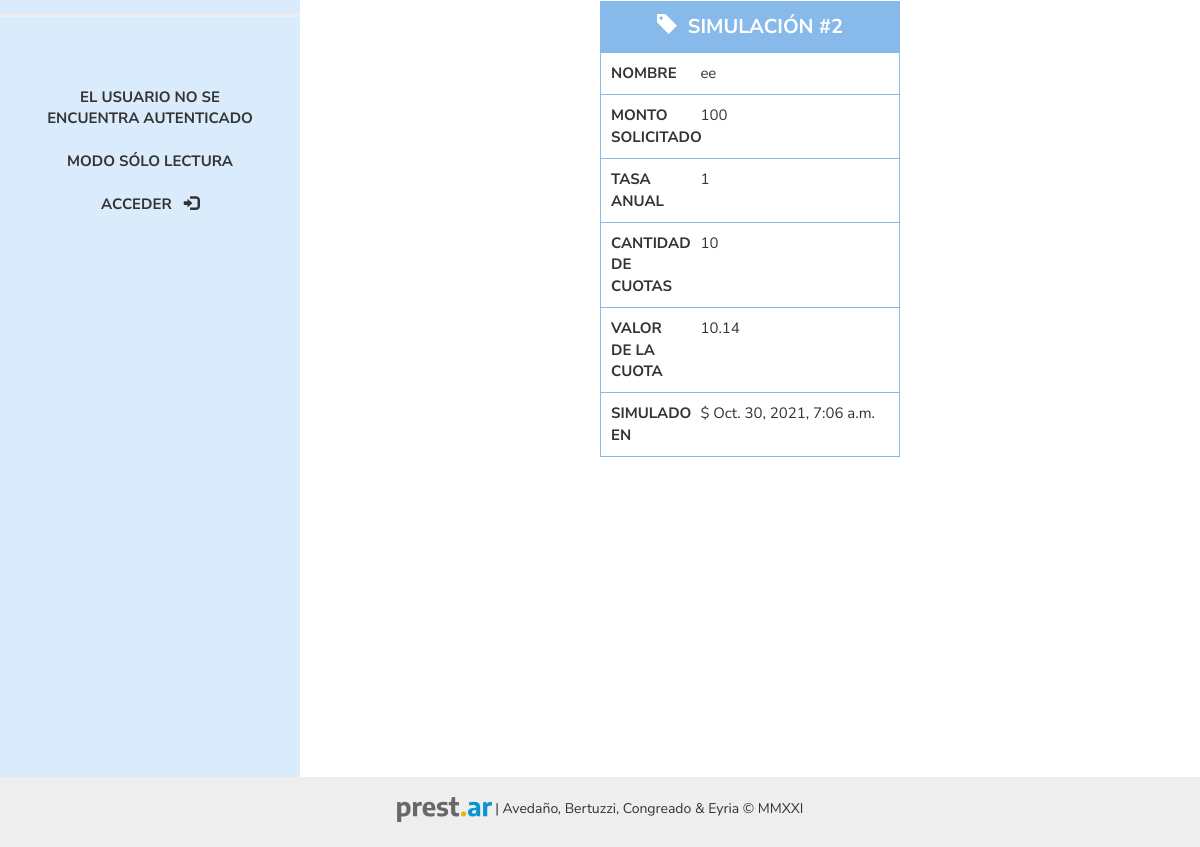
The app's page /simulador/list/ (lower part), older data.
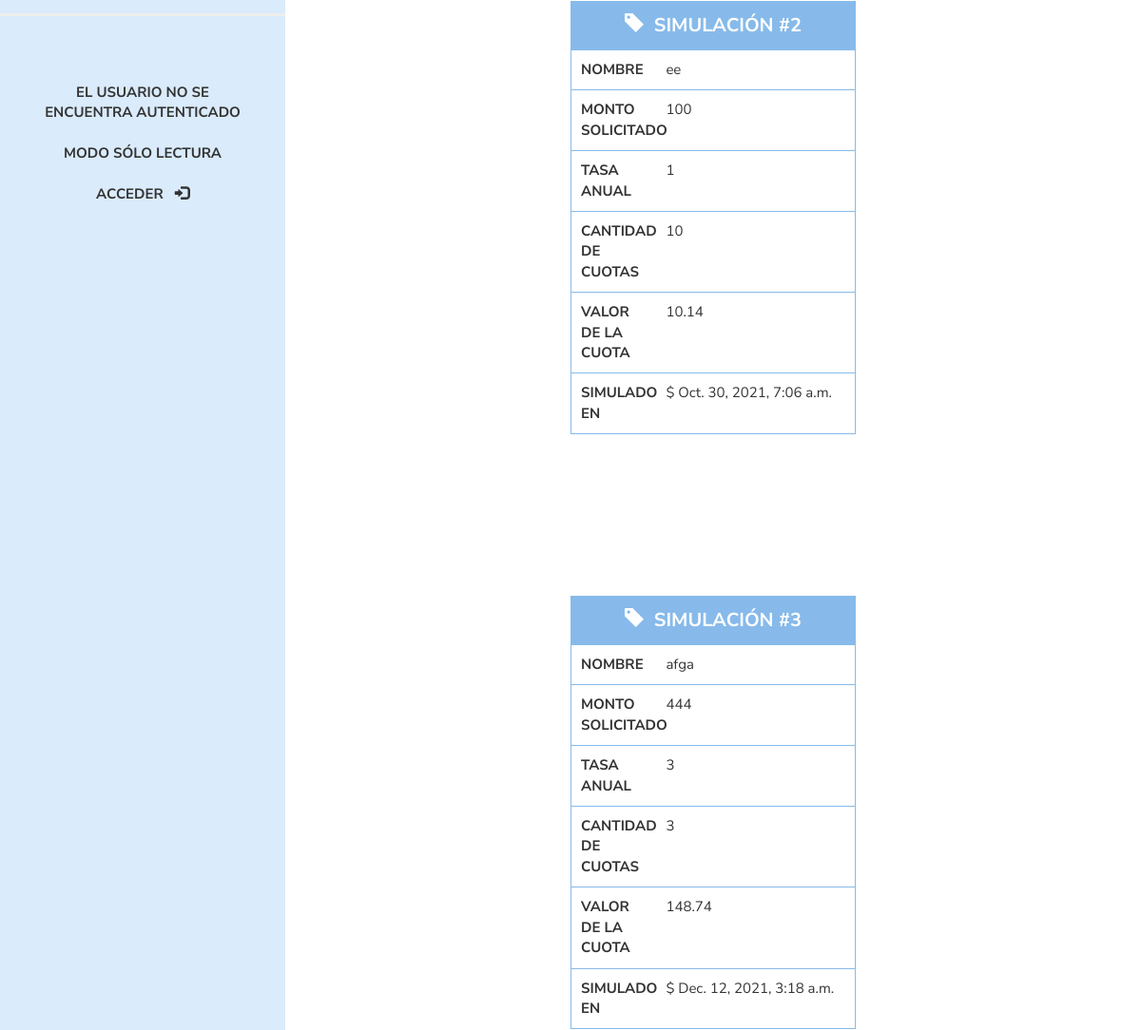
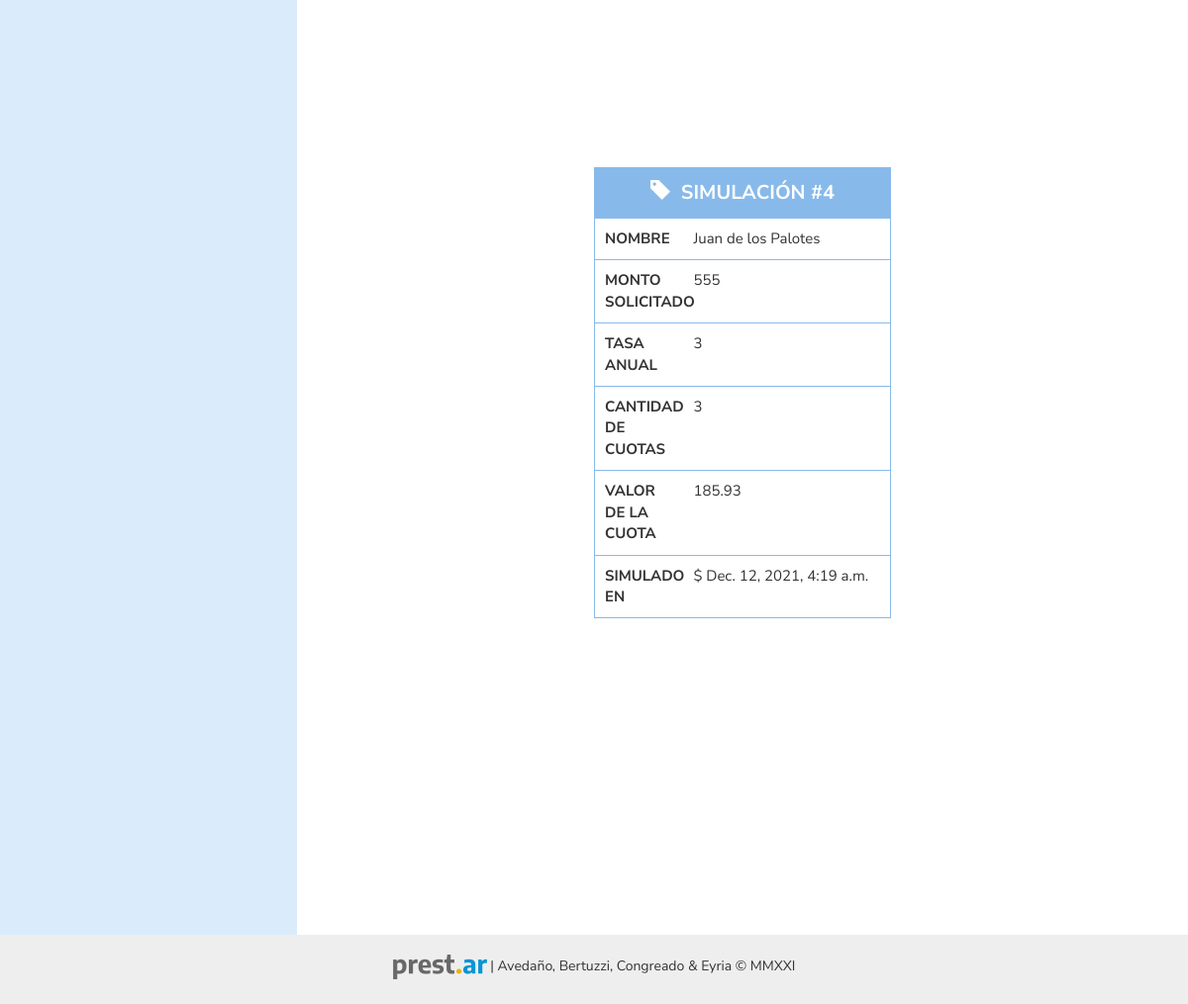
The same page, newer data (2 pictures, top to bottom).
### prestamos/models.py (models this page shows, shortened)
class Simulacion(models.Model):
    author = models.ForeignKey(
        settings.AUTH_USER_MODEL, on_delete=models.CASCADE, null=True, blank=True)
    nom_ape = models.CharField(max_length=200)
    monto = models.IntegerField()
    created_date = models.DateTimeField(default=timezone.now)
    tasa_anual = models.SmallIntegerField()
    cant_cuotas = models.SmallIntegerField()
    def calculo_cuota(self):
        calculo_cuota = round(self.monto*(0.03/12) /
                              (1-(1+(0.03/12))**(-self.cant_cuotas)), 2)
        return round(calculo_cuota, 2)

### prestamos/views.py (the view)
# urls.py: path('simulador/list/', views.simulaciones_list, name='simulaciones_list'),
def simulaciones_list(request):
    simulaciones = SimulacionFilter(
        request.GET, queryset=Simulacion.objects.all())
    return render(request, 'simulador/simulaciones_list.html', {'filter': simulaciones})

### prestamos/templates/simulador/simulaciones_list.html (shortened to what this page needs)
{% extends 'simulador/base.html' %}
{% block content %}
<main>
  {% for simulacion in filter.qs %}
<form target="_self"  method="POST" class="simulacion">
			<div class="caja">
     			<div class="grid-item titulo mayus"><a href="{% url 'simulacion_detail' pk=simulacion.pk %}"><span class="glyphicon glyphicon-tag"></span>&nbsp;&nbsp;SIMULACIÓN #{{ simulacion.id }}</a></div>
          <div class="grid-item texto">NOMBRE</div>
          <div class="grid-item">{{ simulacion.nom_ape }}</div>
          <div class="grid-item texto">MONTO SOLICITADO</div>
          <div class="grid-item">{{ simulacion.monto}}</div>
          <div class="grid-item texto">TASA ANUAL</div>
          <div class="grid-item">{{ simulacion.tasa_anual }}</div>
          <div class="grid-item texto">CANTIDAD DE CUOTAS</div>
          <div class="grid-item">{{ simulacion.cant_cuotas }}</div>
          <div class="grid-item texto">VALOR DE LA CUOTA</div>
          <div class="grid-item">{{ simulacion.calculo_cuota }}</div>
					<div class="grid-item texto">SIMULADO EN</div>
					<div class="grid-item">$ {{ simulacion.created_date }}</div>
			</div>
	</form>
  {% endfor %}
</main>
{% endblock %}

### prestamos/templates/simulador/base.html (shortened to what this page needs)
{% load static %}
<html>
  <head>
    <link rel="stylesheet" href="https://maxcdn.bootstrapcdn.com/bootstrap/3.4.0/css/bootstrap.min.css">
    <link rel="stylesheet" href="{% static 'css/prestamos.css' %}">
    <link rel="stylesheet" href="{% static 'css/style.css' %}">
  </head>
<body>
  <nav>
  		<div class="menu">
      <a href="{% url 'simulaciones_list' %}"><div class="botones button4">&nbsp;&nbsp;&nbsp;VER SIMULACIONES</div></a>
  	</div>
    <div class="menu menufooter">
      {% if user.is_authenticated %}
      <p class="mayus"><span class="glyphicon glyphicon-user">&nbsp;</span>USUARIO: {{ user.username }}</p>
      <br>
      <p><a href="{% url 'logout' %}"><span class="glyphicon glyphicon-log-out"></span>&nbsp;&nbsp;&nbsp;CERRAR SESIÓN</span></a><p>
      {% else %}
      <div>EL USUARIO NO SE ENCUENTRA AUTENTICADO</div>
      <br>
      <div>MODO SÓLO LECTURA</div>
      <br>
      <p><a href="{% url 'login' %}">ACCEDER&nbsp;&nbsp;&nbsp;<span class="glyphicon glyphicon-log-in"></span></a><p>
      {% endif %}
    </div>
  </nav>
  {% block content %}
  {% endblock %}
  <footer>
    <div style="padding-top:20px"><img src="/static/img/prestar_negro_CHICO.png" alt="Prest.Ar"> | Avedaño, Bertuzzi, Congreado & Eyria © MMXXI</div>
  </footer>
  </body>
</html>

### prestamos/static/css/prestamos.css (style rules this page uses)
html { height: 100%; }
body { min-height: 100%; font-family: "Nunito Sans", sans-serif; display: grid; grid-template: "menu header" "menu main" "menu main" "footer footer" / 300px 1fr; }
a { color: inherit; text-decoration: none; }
.menu { display: grid; grid-template-areas: "header" "button1" "button2" "button3" "button4" "button5" "button6"; font-family: "Nunito Sans", sans-serif; font-weight: bold; }
.botones { text-align: center; padding: 20px; font-size: 15px; }
.button4 { grid-area: button4; border-bottom: solid #eeeeee; }
nav { grid-area: menu; background-color: #daebfb; }
footer { grid-area: footer; text-align: center; background-color: #eeeeee; height: 20px; }
main { grid-area: main; padding-bottom: 150px; padding-left: 100px; padding-right: 300px; }
form { margin-bottom: 170px; }
.caja { display: grid; grid-template-columns: 30% 70%; border: 1px solid #87baea; }
.grid-item { padding: 10px; border-top: 1px solid #87baea; display: grid; align-items: left; }
.titulo { text-align: center; font-size: 20px; font-weight: bold; color: white; background-color: #87baea; grid-column-start: 1; grid-column-end: 3; }
.texto { font-size: 15px; font-weight: bold; }

### prestamos/static/css/style.css (style rules this page uses)
html { height: 100%; }
body { min-height: 100%; font-family: "Nunito Sans", sans-serif; display: grid; grid-template: "menu header" "menu main" "menu main" "footer footer" / 300px 1fr; }
a { color: inherit; text-decoration: none; }
.menu { display: grid; grid-template-areas: "header" "button1" "button2" "button3" "button4" "button5" "button6"; font-family: "Nunito Sans", sans-serif; font-weight: bold; }
.menufooter { padding: 70px 35px 70px 35px; text-align: center; font-size: 15px; }
.botones { text-align: left; padding: 20px; font-size: 15px; }
.button4 { grid-area: button4; border-bottom: solid #eeeeee; }
nav { grid-area: menu; background-color: #daebfb; }
footer { grid-area: footer; text-align: center; background-color: #eeeeee; height: 70px; }
main { grid-area: main; padding-bottom: 150px; padding-left: 300px; padding-right: 300px; }
.caja { margin-bottom: 50px; display: grid; grid-template-columns: 30% 70%; border: 1px solid #87baea; }
.grid-item { padding: 10px; border-top: 1px solid #87baea; display: grid; align-items: left; font-size: 15px; }
.titulo { text-align: center; font-size: 20px; font-weight: bold; color: white; background-color: #87baea; grid-column-start: 1; grid-column-end: 3; }
.texto { font-size: 15px; font-weight: bold; }
.mayus { text-transform: uppercase; }

Row changes from the older to the newer data that the page shows:
added Simulacion: id "3", nom_ape "afga", monto "444", tasa_anual "3", cant_cuotas "3", calculo_cuota "148.74", created_date "Dec. 12, 2021, 3:18 a.m."
added Simulacion: id "4", nom_ape "Juan de los Palotes", monto "555", tasa_anual "3", cant_cuotas "3", calculo_cuota "185.93", created_date "Dec. 12, 2021, 4:19 a.m."
